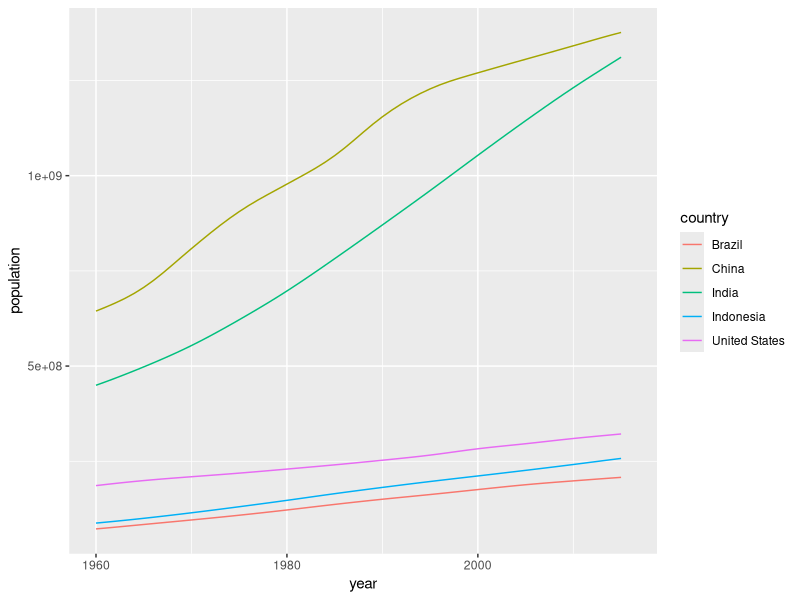
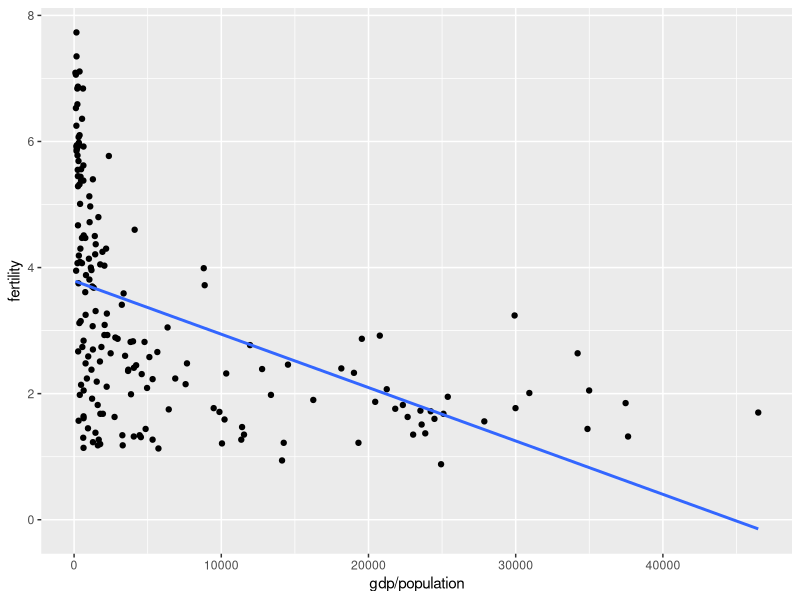
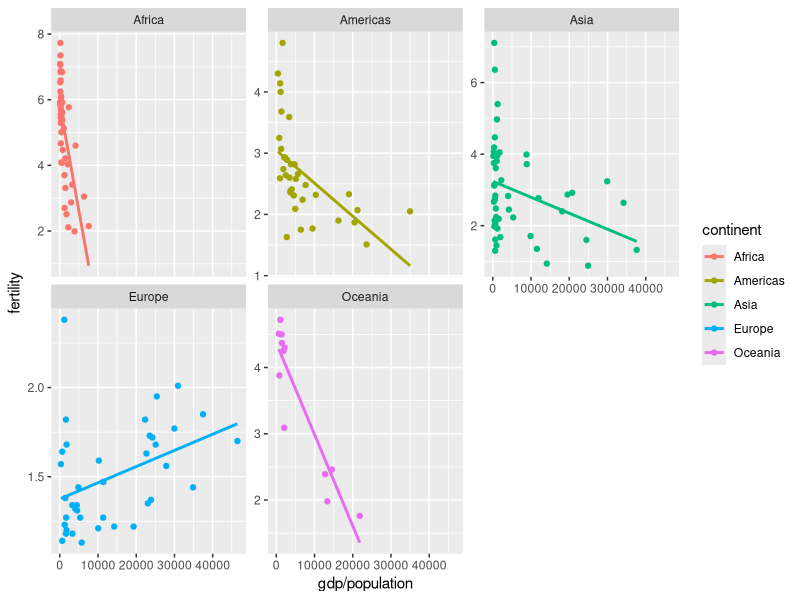
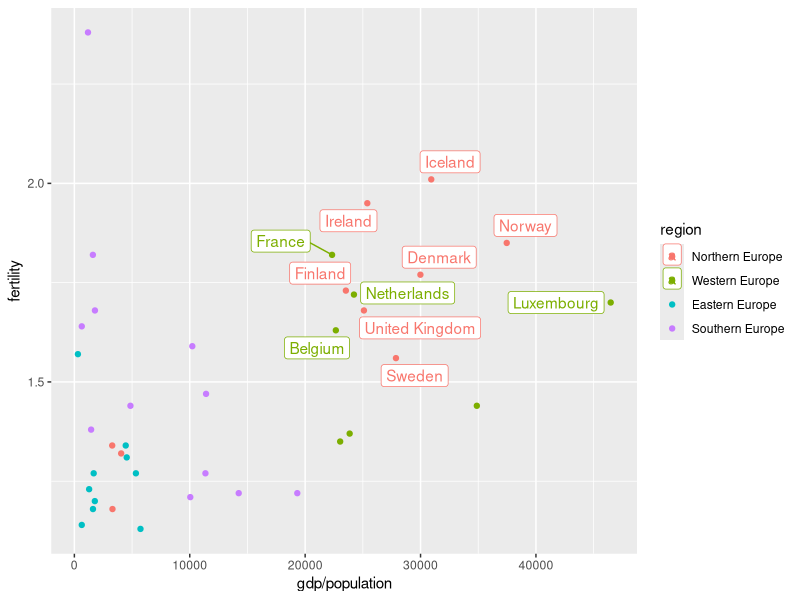
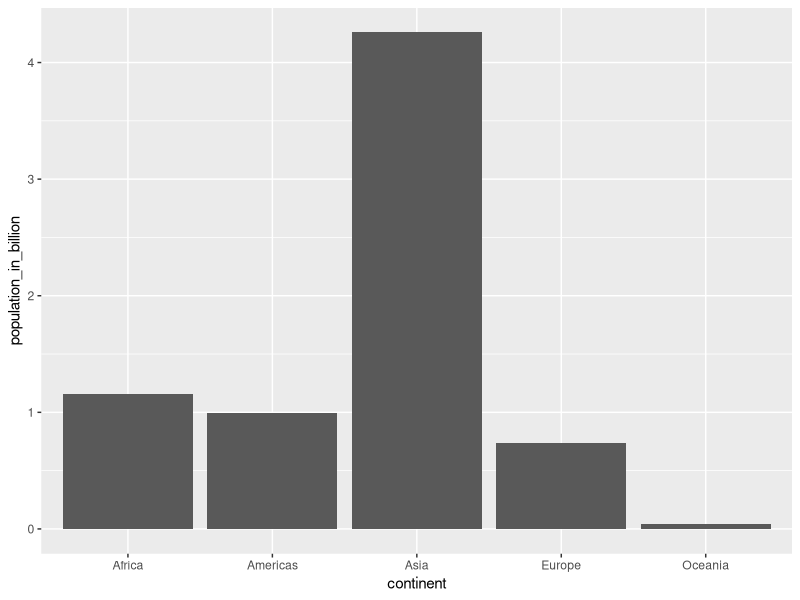
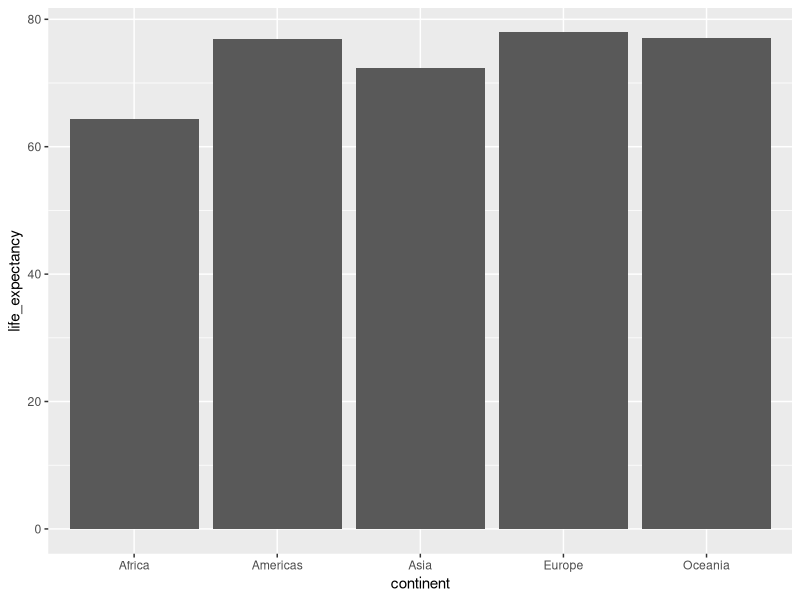
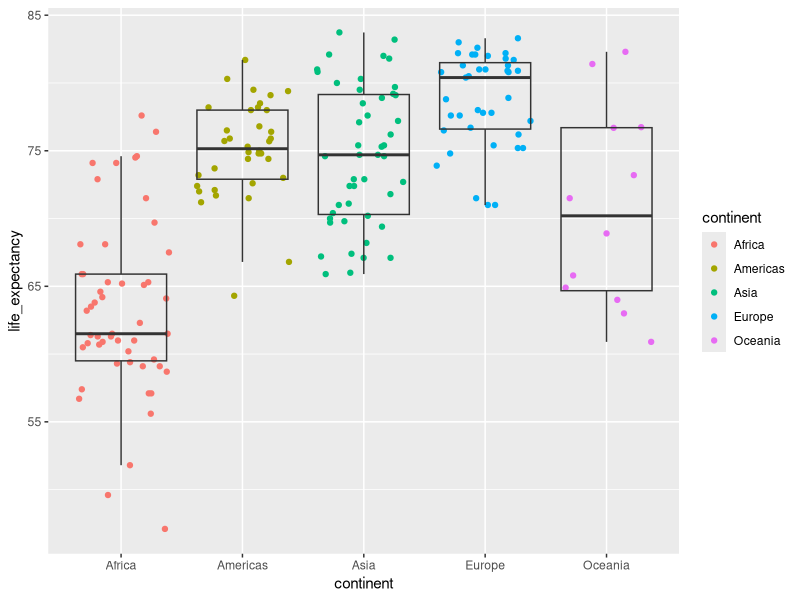
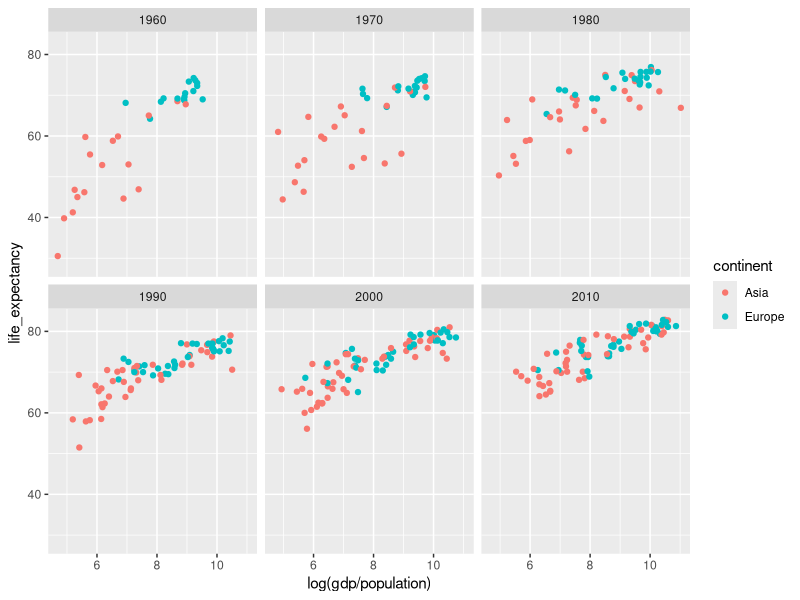

Generate these figures, in order, with R:
## ---- chunk 1
knitr::opts_knit$set(base.dir = "../docs/", root.dir = "../docs/")
knitr::opts_chunk$set(echo = TRUE, message = FALSE)
## ---- chunk 2
library(tidyverse)
library(dslabs) #install.packages("dslabs")

# After you have loaded the dslabs package, you can access the data stored in `gapminder`. Let's look at the top 5 lines 
gapminder %>% as_tibble() %>% 
  head(5)
## ---- chunk 3
# Extract a vector with the 5 countries with the largest population size
top5_countries <- gapminder %>%
  filter(year == 2015) %>% 
  arrange(-population) %>% 
  select(country) %>% 
  head(5) %>% 
  pull()

gapminder %>% 
  filter(country %in% top5_countries) %>% 
  ggplot() +
  geom_line(mapping = aes(x = year, y = population, color = country))

## ---- chunk 4
gapminder %>%
  filter(year==2015, country %in% c("Turkey", "Poland", "South Korea", "Russia", "Vietnam", "South Africa")) %>%
  arrange(infant_mortality) %>%
  select(country, infant_mortality) %>% 
  knitr::kable()
## ---- chunk 5
gapminder %>%
  filter(year==2000) %>%
  ggplot(aes(y=fertility, x=gdp/population)) +
  geom_point() +
  geom_smooth(se=F, method = "lm")
## ---- chunk 6
gapminder %>%
  filter(year==2000) %>%
  ggplot(aes(y=fertility, x=gdp/population, color=continent)) +
  geom_point() +
  geom_smooth(se=F, method = "lm") +
  facet_wrap(~continent, scales = "free_y")
## ---- chunk 7
eu_2000 <- gapminder %>%
  filter(year==2000, continent == "Europe") 
eu_2000 %>%
  filter(fertility > 1.5, gdp/population > 20000) %>%
  ggplot(aes(y=fertility, x=gdp/population, color=region)) +
  ggrepel::geom_label_repel(aes(label=country)) +
  geom_point(data=eu_2000)
## ---- chunk 8
gapminder %>%
  filter(year==2015) %>%
  group_by(continent) %>%
  summarize(population_in_billion=sum(population)/10^9) %>%
  ggplot(aes(x=continent, y=population_in_billion)) +
  geom_col()
## ---- chunk 9
gapminder %>%
  filter(year==2015) %>%
  summarize(life_expectancy=sum(life_expectancy*population)/sum(population))
## ---- chunk 10
gapminder %>%
  filter(year==2015) %>%
  group_by(continent) %>%
  summarize(life_expectancy=sum(life_expectancy*population)/sum(population)) %>%
  ggplot(aes(x=continent, y=life_expectancy)) +
  geom_col()

gapminder %>%
  filter(year==2015) %>%
  ggplot(aes(x=continent, y=life_expectancy)) +
  geom_jitter(aes(color=continent),height = 0) +
  geom_boxplot(alpha=0, outlier.alpha = 0)
## ---- chunk 11
years <- c(1960, 1970, 1980, 1990, 2000, 2010)
continents <- c("Europe", "Asia")
gapminder %>% 
  filter(year %in% years & continent %in% continents) %>%
  ggplot(aes(log(gdp/population), life_expectancy, col = continent)) +
  geom_point() +
  facet_wrap(~year) 

gapminder %>% 
  filter(continent %in% continents) %>%
  ggplot(aes(x=year, y=life_expectancy, group=country)) +
  geom_line()+
  facet_wrap(~continent) 

gapminder %>% 
  filter(year %in% c(1960, 2010)) %>%
  ggplot(aes(x=life_expectancy, fill=continent)) +
  geom_density(alpha=0.5)+
  facet_wrap(~year, nrow=2) 

gapminder %>% 
  filter(year %in% c(1960, 2010)) %>%
  ggplot(aes(x=log(gdp/population), fill=continent)) +
  geom_density(alpha=0.5)+
  facet_wrap(~year, nrow=2) 

gapminder %>% 
  filter(year %in% c(1960, 2010)) %>%
  ggplot(aes(continent, log(gdp/population), fill = as.character(year))) +
  geom_boxplot()
